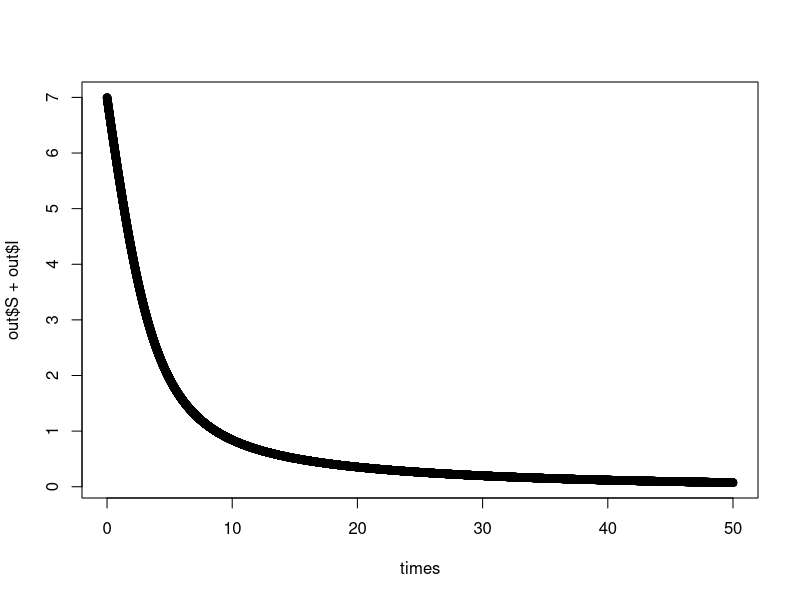

The R source for this figure:
# Ordinary differential equations describing the abalone WS-RLO system

rm(list=ls(all=TRUE)) #clears workspace

## Install these packages if you haven't already
# install.packages("Rtools")
# install.packages("deSolve")

## Load deSolve package
library(deSolve)

## Create a SIP function
sip <- function(time, state, parameters) {
  
  with(as.list(c(state, parameters)), {
    
    dS <-  b*(S+I) - beta*S*P - (mu+c*(S+I))*S
    dI <-  beta*S*P - (mu+r+c*(S+I))*I
    dSg <- b*(Sg+Ig) - beta*Sg*P - (mu+c*(Sg+Ig))*Sg
    dIg <- beta*Sg*P - (mu+rg+c*(Sg+Ig))*Ig
    dP <-  z*(I+Ig) - gamma*P
    
    return(list(c(dS, dI, dSg, dIg, dP)))
  })
}

### Set parameters
init       <- c(S = 5, I = 2, Sg = 5, Ig = 2, P = 0)
## b: reproduction; beta: transmission; mu: natural mortality; r: WS mortality; c: parasite shedding; gamma: parasite loss
parameters <- c(b = 0.32, beta = 0.03, mu = 0.15, r = 0.8, c = 0.025, z = 200, gamma = 52, rg = 0.05)
## Time frame
times      <- seq(0, 50, by = 0.0027)

## Solve using ode (General Solver for Ordinary Differential Equations)
out <- ode(y = init, times = times, func = sip, parms = parameters)
## change to data frame
out <- as.data.frame(out)
## Delete time variable
out$time <- NULL
## Show data
head(out, 10)

## Plot
plot(times,out$S+out$I)
